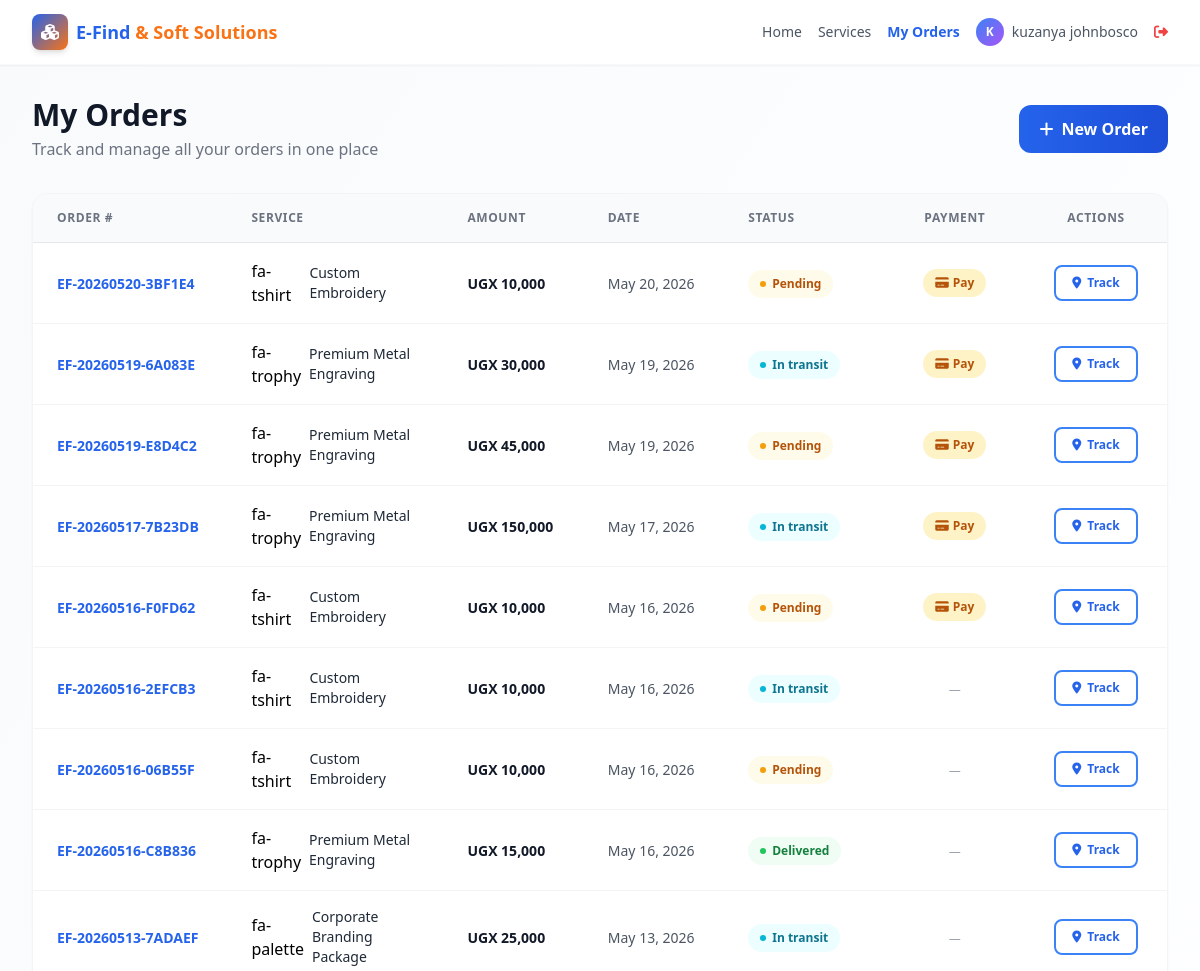
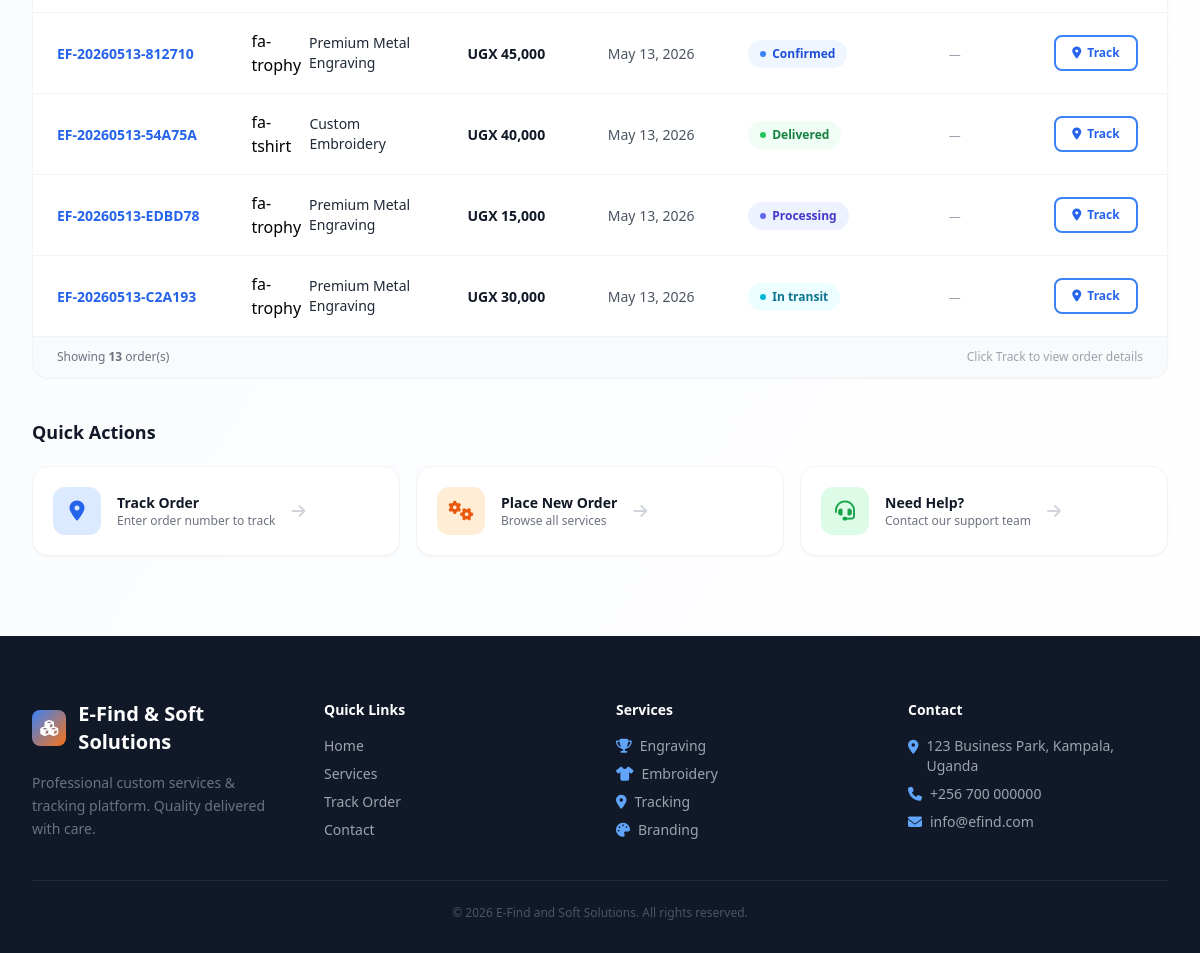
Screenshot of /my-orders.php (signed in) with the database file from the repository (2 pictures, top to bottom).
### tables this page shows
CREATE TABLE `orders` (
  `id` int(11) NOT NULL,
  `user_id` int(11) NOT NULL,
  `service_id` int(11) NOT NULL,
  `order_number` varchar(50) NOT NULL,
  `status` enum('pending','confirmed','processing','ready','in_transit','delivered','completed','cancelled') DEFAULT 'pending',
  `customization_details` longtext DEFAULT NULL CHECK (json_valid(`customization_details`)),
  `quantity` int(11) DEFAULT 1,
  `unit_price` decimal(10,2) NOT NULL,
  `total_amount` decimal(10,2) NOT NULL,
  `delivery_method` enum('door_delivery','pickup') DEFAULT 'pickup',
  `delivery_address` text DEFAULT NULL,
  `delivery_notes` text DEFAULT NULL,
  `estimated_delivery` date DEFAULT NULL,
  `actual_delivery` timestamp NULL DEFAULT NULL,
  `created_at` timestamp NOT NULL DEFAULT current_timestamp(),
  `updated_at` timestamp NOT NULL DEFAULT current_timestamp() ON UPDATE current_timestamp()
);

CREATE TABLE `services` (
  `id` int(11) NOT NULL,
  `name` varchar(255) NOT NULL,
  `slug` varchar(255) NOT NULL,
  `description` text NOT NULL,
  `long_description` longtext DEFAULT NULL,
  `icon` varchar(10) DEFAULT NULL,
  `image_path` varchar(500) DEFAULT NULL,
  `image` varchar(500) DEFAULT NULL,
  `category` varchar(100) DEFAULT NULL,
  `base_price` decimal(10,2) NOT NULL,
  `features` longtext DEFAULT NULL CHECK (json_valid(`features`)),
  `is_active` tinyint(1) DEFAULT 1,
  `is_featured` tinyint(1) DEFAULT 0,
  `created_at` timestamp NOT NULL DEFAULT current_timestamp(),
  `updated_at` timestamp NOT NULL DEFAULT current_timestamp() ON UPDATE current_timestamp()
);

### my-orders.php (the view, shortened to what the rows shown need)
<?php
$userId = (int) Session::get('user_id');
$database = new Database();
$db = $database->getConnection();
$stmt = $db->prepare("
    SELECT o.*, s.name AS service_name, s.icon AS service_icon,
           p.status AS payment_status
    FROM orders o
    JOIN services s ON o.service_id = s.id
    LEFT JOIN payments p ON o.id = p.order_id
    WHERE o.user_id = :uid
    ORDER BY o.created_at DESC
    LIMIT 20
");
$stmt->bindValue(':uid', $userId, PDO::PARAM_INT);
$stmt->execute();
$orders = $stmt->fetchAll(PDO::FETCH_ASSOC);
?>
<!DOCTYPE html>
<html lang="en" class="scroll-smooth">
<head>
    <script src="https://cdn.tailwindcss.com"></script>
    <link rel="stylesheet" href="https://cdnjs.cloudflare.com/ajax/libs/font-awesome/6.4.0/css/all.min.css">
    <link href="https://unpkg.com/aos@2.3.1/dist/aos.css" rel="stylesheet">
</head>
<body class="font-inter antialiased bg-gradient-to-br from-gray-50 via-blue-50/20 to-white min-h-screen">
    <div class="max-w-7xl mx-auto px-4 sm:px-6 lg:px-8 py-8">
        <div class="flex flex-col sm:flex-row justify-between items-start sm:items-center mb-8" data-aos="fade-up">
            <div>
                <h1 class="text-3xl font-poppins font-extrabold text-gray-900">My Orders</h1>
            </div>
        </div>
        <?php if (empty($orders)): ?>
        <div class="bg-white rounded-2xl shadow-sm border border-gray-100 p-16 text-center" data-aos="fade-up">
            <div class="w-20 h-20 bg-blue-100 rounded-full flex items-center justify-center mx-auto mb-5">
                <i class="fas fa-shopping-bag text-3xl text-blue-600"></i>
            </div>
            <h3 class="text-xl font-poppins font-bold text-gray-900 mb-2">No Orders Yet</h3>
            <p class="text-gray-500 mb-6">You haven't placed any orders yet. Start exploring our services!</p>
            <a href="services.php" class="inline-flex items-center px-6 py-3 bg-blue-600 text-white font-semibold rounded-xl hover:bg-blue-700 transition-colors">
                <i class="fas fa-compass mr-2"></i> Browse Services
            </a>
        </div>
        <?php else: ?>
        <div class="bg-white rounded-2xl shadow-sm border border-gray-100 overflow-hidden" data-aos="fade-up">
            <div class="overflow-x-auto">
                <table class="w-full min-w-[900px]">
                    <thead>
                        <tr class="bg-gray-50 border-b border-gray-200">
                            <th class="text-left px-6 py-4 text-xs font-semibold text-gray-500 uppercase tracking-wider w-[180px]">Order #</th>
                            <th class="text-left px-6 py-4 text-xs font-semibold text-gray-500 uppercase tracking-wider w-[200px]">Service</th>
                            <th class="text-left px-6 py-4 text-xs font-semibold text-gray-500 uppercase tracking-wider w-[130px]">Amount</th>
                            <th class="text-left px-6 py-4 text-xs font-semibold text-gray-500 uppercase tracking-wider w-[130px]">Date</th>
                            <th class="text-left px-6 py-4 text-xs font-semibold text-gray-500 uppercase tracking-wider w-[140px]">Status</th>
                            <th class="text-center px-6 py-4 text-xs font-semibold text-gray-500 uppercase tracking-wider w-[130px]">Payment</th>
                            <th class="text-center px-6 py-4 text-xs font-semibold text-gray-500 uppercase tracking-wider w-[120px]">Actions</th>
                        </tr>
                    </thead>
                    <tbody class="divide-y divide-gray-100">
                        <?php foreach ($orders as $order):
                            $statusColors = [
                                'pending' => ['bg' => 'bg-amber-50', 'text' => 'text-amber-700', 'dot' => 'bg-amber-500'],
                                'confirmed' => ['bg' => 'bg-blue-50', 'text' => 'text-blue-700', 'dot' => 'bg-blue-500'],
                                'processing' => ['bg' => 'bg-indigo-50', 'text' => 'text-indigo-700', 'dot' => 'bg-indigo-500'],
                                'ready' => ['bg' => 'bg-emerald-50', 'text' => 'text-emerald-700', 'dot' => 'bg-emerald-500'],
                                'in_transit' => ['bg' => 'bg-cyan-50', 'text' => 'text-cyan-700', 'dot' => 'bg-cyan-500'],
                                'delivered' => ['bg' => 'bg-green-50', 'text' => 'text-green-700', 'dot' => 'bg-green-500'],
                                'completed' => ['bg' => 'bg-green-50', 'text' => 'text-green-700', 'dot' => 'bg-green-500'],
                                'cancelled' => ['bg' => 'bg-red-50', 'text' => 'text-red-700', 'dot' => 'bg-red-500'],
                            ];
                            $s = $statusColors[$order['status']] ?? ['bg' => 'bg-gray-50', 'text' => 'text-gray-700', 'dot' => 'bg-gray-500'];
                        ?>
                        <tr class="order-row">
                            <td class="px-6 py-4">
                                <span class="font-semibold text-blue-600 text-sm"><?php echo htmlspecialchars($order['order_number']); ?></span>
                            </td>
                            <td class="px-6 py-4">
                                <div class="flex items-center space-x-2">
                                    <span class="text-base"><?php echo htmlspecialchars($order['service_icon'] ?? '📦'); ?></span>
                                    <span class="text-sm font-medium text-gray-800"><?php echo htmlspecialchars($order['service_name']); ?></span>
                                </div>
                            </td>
                            <td class="px-6 py-4">
                                <span class="font-semibold text-gray-900 text-sm">UGX <?php echo number_format($order['total_amount']); ?></span>
                            </td>
                            <td class="px-6 py-4">
                                <span class="text-sm text-gray-600"><?php echo date('M d, Y', strtotime($order['created_at'])); ?></span>
                            </td>
                            <td class="px-6 py-4">
                                <span class="status-badge inline-flex items-center px-3 py-1.5 <?php echo $s['bg']; ?> <?php echo $s['text']; ?> rounded-full text-xs font-semibold">
                                    <span class="w-1.5 h-1.5 rounded-full <?php echo $s['dot']; ?> mr-1.5"></span>
                                    <?php echo ucfirst(str_replace('_', ' ', $order['status'])); ?>
                                </span>
                            </td>
                            <td class="px-6 py-4 text-center">
                                <?php if (isset($order['payment_status']) && $order['payment_status'] === 'pending'): ?>
                                    <a href="payment.php?order_id=<?php echo $order['id']; ?>" class="btn-pay inline-flex items-center px-3 py-1.5 bg-amber-100 text-amber-700 rounded-full text-xs font-semibold hover:bg-amber-200">
                                        <i class="fas fa-credit-card mr-1"></i> Pay
                                    </a>
                                <?php elseif (isset($order['payment_status']) && $order['payment_status'] === 'completed'): ?>
                                    <span class="inline-flex items-center px-3 py-1.5 bg-green-100 text-green-700 rounded-full text-xs font-semibold">
                                        <i class="fas fa-check-circle mr-1"></i> Paid
                                    </span>
                                <?php else: ?>
                                    <span class="text-xs text-gray-400">—</span>
                                <?php endif; ?>
                            </td>
                            <td class="px-6 py-4 text-center">
                                <a href="track.php?order=<?php echo urlencode($order['order_number']); ?>" class="btn-track inline-flex items-center px-4 py-2 bg-white border-2 border-blue-500 text-blue-600 font-semibold rounded-lg hover:bg-blue-600 hover:text-white transition-all text-xs">
                                    <i class="fas fa-map-marker-alt mr-1.5"></i> Track
                                </a>
                            </td>
                        </tr>
                        <?php endforeach; ?>
                    </tbody>
                </table>
            </div>
        </div>
        <?php endif; ?>
    </div>
</body>
</html>

### rows the page displays
orders: order_number "EF-20260520-3BF1E4", service.icon "fa-tshirt", service.name "Custom Embroidery", total_amount "10,000", created_at "May 20, 2026", status "Pending"
orders: order_number "EF-20260519-6A083E", service.icon "fa-trophy", service.name "Premium Metal Engraving", total_amount "30,000", created_at "May 19, 2026", status "In transit"
orders: order_number "EF-20260519-E8D4C2", service.icon "fa-trophy", service.name "Premium Metal Engraving", total_amount "45,000", created_at "May 19, 2026", status "Pending"
orders: order_number "EF-20260517-7B23DB", service.icon "fa-trophy", service.name "Premium Metal Engraving", total_amount "150,000", created_at "May 17, 2026", status "In transit"
orders: order_number "EF-20260516-F0FD62", service.icon "fa-tshirt", service.name "Custom Embroidery", total_amount "10,000", created_at "May 16, 2026", status "Pending"
orders: order_number "EF-20260516-2EFCB3", service.icon "fa-tshirt", service.name "Custom Embroidery", total_amount "10,000", created_at "May 16, 2026", status "In transit"
orders: order_number "EF-20260516-06B55F", service.icon "fa-tshirt", service.name "Custom Embroidery", total_amount "10,000", created_at "May 16, 2026", status "Pending"
orders: order_number "EF-20260516-C8B836", service.icon "fa-trophy", service.name "Premium Metal Engraving", total_amount "15,000", created_at "May 16, 2026", status "Delivered"
orders: order_number "EF-20260513-7ADAEF", service.icon "fa-palette", service.name "Corporate Branding Package", total_amount "25,000", created_at "May 13, 2026", status "In transit"
orders: order_number "EF-20260513-812710", service.icon "fa-trophy", service.name "Premium Metal Engraving", total_amount "45,000", created_at "May 13, 2026", status "Confirmed"
orders: order_number "EF-20260513-54A75A", service.icon "fa-tshirt", service.name "Custom Embroidery", total_amount "40,000", created_at "May 13, 2026", status "Delivered"
orders: order_number "EF-20260513-EDBD78", service.icon "fa-trophy", service.name "Premium Metal Engraving", total_amount "15,000", created_at "May 13, 2026", status "Processing"
orders: order_number "EF-20260513-C2A193", service.icon "fa-trophy", service.name "Premium Metal Engraving", total_amount "30,000", created_at "May 13, 2026", status "In transit"

### other values shown
substr(Session::get('user_name'), 0, 1) "K"
Session::get('user_name') "kuzanya johnbosco"
count($orders) "13"
